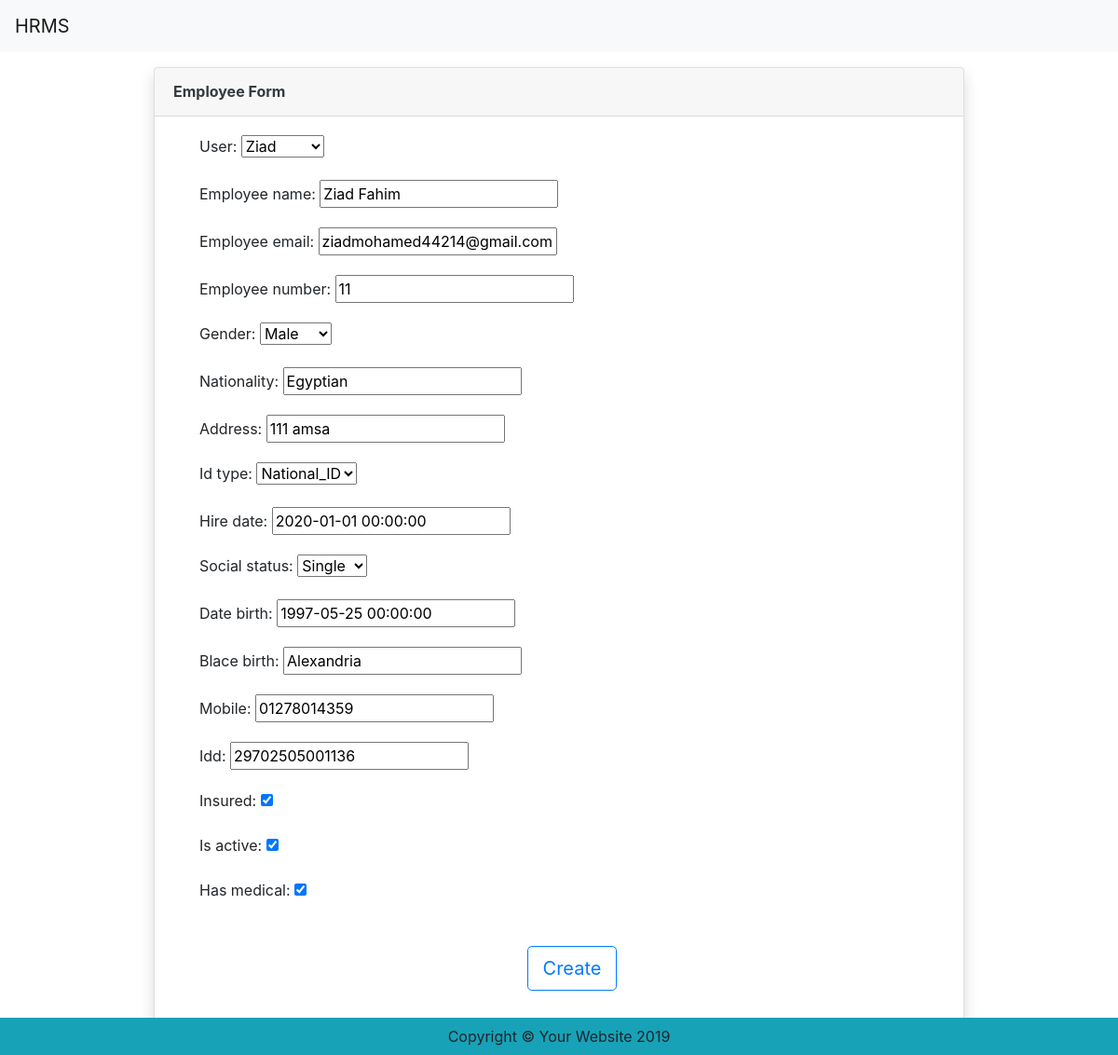
/employees/update/1, run on the app's committed database.
### employees/models.py (models this page shows, shortened)
class Employee(models.Model):
    user=models.ForeignKey(User, on_delete=models.CASCADE,null=True,blank=True)
    employee_name=models.CharField(max_length=50)
    employee_email=models.CharField(max_length=50)
    employee_number=models.CharField(max_length=50)
    GENDER_CHOICE = [
        ('Male', 'Male'),
        ('Female', 'Female'),
    ]
    gender = models.CharField(
        max_length=10,
        choices=GENDER_CHOICE,
        default="",
    )
    nationality=models.CharField(max_length=50)
    address=models.CharField(max_length=50)
    ID_CHOICE = [
        ('National_ID', 'National_ID'),
        ('Passport', 'Passport'),
    ]
    id_type=models.CharField(
        max_length=20,
        choices=ID_CHOICE,
        default="",
    )
    hire_date=models.DateTimeField(auto_now=False, auto_now_add=False)
    SOCIAL_CHOICE = [
        ('Single', 'Single'),
        ('Maried', 'Maried'),
    ]
    social_status=models.CharField(
        max_length=20,
        choices=SOCIAL_CHOICE,
        default="",
    )
    date_birth=models.DateTimeField(auto_now=False, auto_now_add=False)
    blace_birth=models.CharField(max_length=50)
    Mobile=models.CharField(max_length=50)
    idd=models.CharField(max_length=50)
    insured=models.BooleanField()
    is_active=models.BooleanField()
    has_medical=models.BooleanField()
    leaves_balance=models.CharField(max_length=50)

### employees/views.py (the view, shortened to what this page needs)
# urls.py: path("update/<pk>", views.update_employee, name="update_employee"),
def update_employee(request, pk):
    update= Employee.objects.get(id=pk)
    form= employeeForm(instance=update)
    context = {
        'form' : form ,
    }
    return render(request,'create_employee.html',context)

### employees/form.py
class employeeForm(forms.ModelForm):
    class Meta:
        model = Employee
        fields = ['user' , 'employee_name' , 'employee_email' , 'employee_number' , 'gender' , 'nationality' , 'address' , 'id_type' , 'hire_date'
                    , 'social_status' , 'date_birth' , 'blace_birth' , 'Mobile' , 'idd' , 'insured' , 'is_active' ,
                    'has_medical' ]

### templates/create_employee.html
{% extends './base.html' %} {% block content %}
<div class="row justify-content-center ">
    <div class="col-9 ">
        <div class="card shadow mb-4 mt-3">
            <div class="card-header py-3">
                <h6 class="m-0 font-weight-bold text-dark">Employee Form</h6>
            </div>
            <div class="card-body pl-5">
                <form method="POST">
                    {% csrf_token %} {{ form.as_p}}
                    <div class="text-center py-4">
                        <button type="submit" class="btn btn-outline-primary btn-lg ">Create</button>
                    </div>
                </form>
            </div>
        </div>
    </div>
</div>
{% endblock content %}

### data on the page
Employee: user "Ziad", employee_name "Ziad Fahim", employee_email "ziadmohamed44214@gmail.com", employee_number "11", gender "Male", nationality "Egyptian", address "111 amsa", id_type "National_ID", hire_date "2020-01-01 00:00:00", social_status "Single", date_birth "1997-05-25 00:00:00", blace_birth "Alexandria", Mobile "01278014359", idd "29702505001136", insured "☑", is_active "☑", has_medical "☑"
